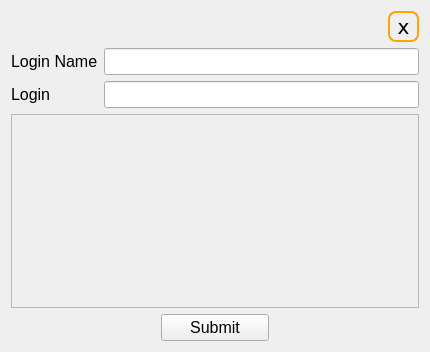
<?xml version="1.0" encoding="UTF-8"?>
<ui version="4.0">
 <class>Form</class>
 <widget class="QWidget" name="Form">
  <property name="geometry">
   <rect>
    <x>0</x>
    <y>0</y>
    <width>430</width>
    <height>352</height>
   </rect>
  </property>
  <property name="windowTitle">
   <string>Form</string>
  </property>
  <layout class="QVBoxLayout" name="verticalLayout">
   <item>
    <layout class="QVBoxLayout" name="verticalLayout_2">
     <item>
      <layout class="QHBoxLayout" name="horizontalLayout_5">
       <item>
        <spacer name="horizontalSpacer_2">
         <property name="orientation">
          <enum>Qt::Horizontal</enum>
         </property>
         <property name="sizeType">
          <enum>QSizePolicy::Maximum</enum>
         </property>
         <property name="sizeHint" stdset="0">
          <size>
           <width>900</width>
           <height>20</height>
          </size>
         </property>
        </spacer>
       </item>
       <item>
        <widget class="QToolButton" name="hide_tool_button">
         <property name="font">
          <font>
           <family>DejaVu Sans</family>
           <pointsize>-1</pointsize>
           <weight>50</weight>
           <bold>false</bold>
           <underline>false</underline>
           <strikeout>false</strikeout>
          </font>
         </property>
         <property name="styleSheet">
          <string notr="true">QToolButton {
	border-radius: 8px;
	border: 2px solid orange;
  	color: black;
  	text-align: center;
  	text-decoration: none;
  	font-size: 20px;
  	margin: 0px 0px;
}</string>
         </property>
         <property name="text">
          <string>x</string>
         </property>
         <property name="iconSize">
          <size>
           <width>18</width>
           <height>18</height>
          </size>
         </property>
        </widget>
       </item>
      </layout>
     </item>
    </layout>
   </item>
   <item>
    <layout class="QFormLayout" name="data_layout">
     <item row="0" column="0">
      <widget class="QLabel" name="label">
       <property name="font">
        <font>
         <pointsize>12</pointsize>
        </font>
       </property>
       <property name="text">
        <string>Login Name</string>
       </property>
      </widget>
     </item>
     <item row="0" column="1">
      <widget class="QLineEdit" name="login_name">
       <property name="font">
        <font>
         <pointsize>12</pointsize>
        </font>
       </property>
       <property name="clearButtonEnabled">
        <bool>true</bool>
       </property>
      </widget>
     </item>
     <item row="1" column="0">
      <widget class="QLabel" name="label_2">
       <property name="font">
        <font>
         <pointsize>12</pointsize>
        </font>
       </property>
       <property name="text">
        <string>Login</string>
       </property>
      </widget>
     </item>
     <item row="1" column="1">
      <widget class="QLineEdit" name="login">
       <property name="font">
        <font>
         <pointsize>12</pointsize>
        </font>
       </property>
       <property name="clearButtonEnabled">
        <bool>true</bool>
       </property>
      </widget>
     </item>
    </layout>
   </item>
   <item>
    <widget class="QScrollArea" name="scroll_tag_area">
     <property name="widgetResizable">
      <bool>true</bool>
     </property>
     <widget class="QWidget" name="scrollAreaWidgetContents">
      <property name="geometry">
       <rect>
        <x>0</x>
        <y>0</y>
        <width>406</width>
        <height>169</height>
       </rect>
      </property>
      <widget class="TagWidget" name="tag_widget" native="true">
       <property name="geometry">
        <rect>
         <x>140</x>
         <y>30</y>
         <width>120</width>
         <height>80</height>
        </rect>
       </property>
      </widget>
     </widget>
    </widget>
   </item>
   <item>
    <layout class="QHBoxLayout" name="horizontalLayout_3">
     <item>
      <spacer name="horizontalSpacer_3">
       <property name="orientation">
        <enum>Qt::Horizontal</enum>
       </property>
       <property name="sizeType">
        <enum>QSizePolicy::Maximum</enum>
       </property>
       <property name="sizeHint" stdset="0">
        <size>
         <width>150</width>
         <height>20</height>
        </size>
       </property>
      </spacer>
     </item>
     <item>
      <widget class="QPushButton" name="sudmit_editing">
       <property name="font">
        <font>
         <pointsize>12</pointsize>
        </font>
       </property>
       <property name="text">
        <string>Submit</string>
       </property>
      </widget>
     </item>
     <item>
      <spacer name="horizontalSpacer_4">
       <property name="orientation">
        <enum>Qt::Horizontal</enum>
       </property>
       <property name="sizeType">
        <enum>QSizePolicy::Maximum</enum>
       </property>
       <property name="sizeHint" stdset="0">
        <size>
         <width>150</width>
         <height>20</height>
        </size>
       </property>
      </spacer>
     </item>
    </layout>
   </item>
  </layout>
 </widget>
 <customwidgets>
  <customwidget>
   <class>TagWidget</class>
   <extends>QWidget</extends>
   <header>tags_widget</header>
   <container>1</container>
  </customwidget>
 </customwidgets>
 <resources/>
 <connections/>
</ui>
